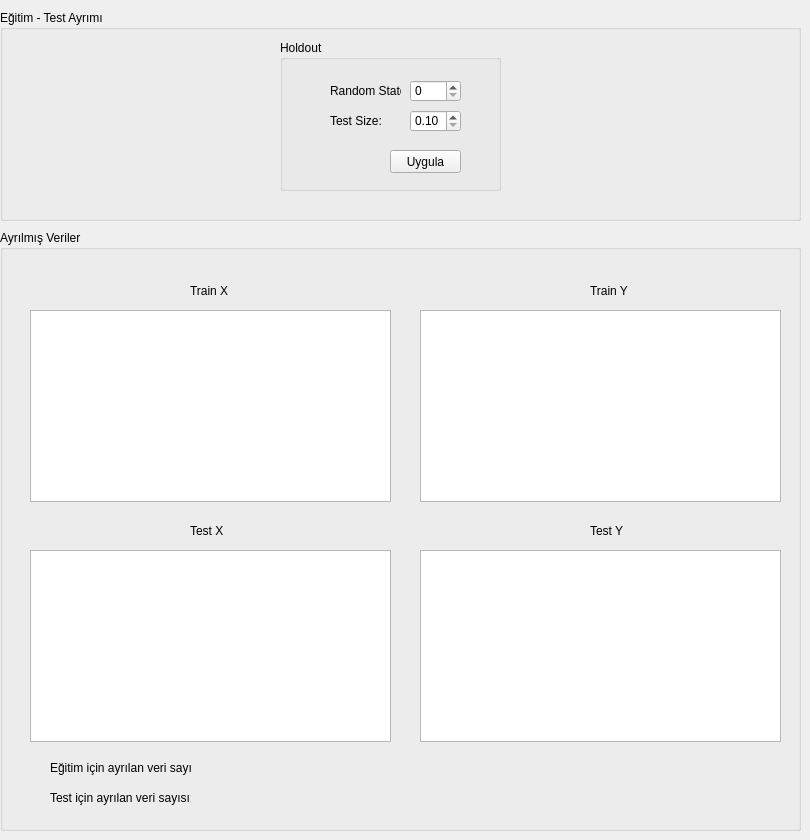
    <widget class="QWidget" name="tabTrainTestSplit">
     <attribute name="title">
      <string>Eğitim - Test Ayrımı</string>
     </attribute>
     <widget class="QGroupBox" name="groupBoxTrainTestSplit">
      <property name="geometry">
       <rect>
        <x>0</x>
        <y>10</y>
        <width>801</width>
        <height>211</height>
       </rect>
      </property>
      <property name="title">
       <string>Eğitim - Test Ayrımı</string>
      </property>
      <widget class="QGroupBox" name="groupBoxHoldout">
       <property name="geometry">
        <rect>
         <x>280</x>
         <y>30</y>
         <width>221</width>
         <height>151</height>
        </rect>
       </property>
       <property name="title">
        <string>Holdout</string>
       </property>
       <widget class="QLabel" name="label_4">
        <property name="geometry">
         <rect>
          <x>50</x>
          <y>40</y>
          <width>71</width>
          <height>21</height>
         </rect>
        </property>
        <property name="text">
         <string>Random State:</string>
        </property>
       </widget>
       <widget class="QLabel" name="label_5">
        <property name="geometry">
         <rect>
          <x>50</x>
          <y>70</y>
          <width>71</width>
          <height>21</height>
         </rect>
        </property>
        <property name="text">
         <string>Test Size:</string>
        </property>
       </widget>
       <widget class="QSpinBox" name="spinBoxRandomState">
        <property name="geometry">
         <rect>
          <x>130</x>
          <y>40</y>
          <width>51</width>
          <height>22</height>
         </rect>
        </property>
       </widget>
       <widget class="QDoubleSpinBox" name="doubleSpinBoxTestSize">
        <property name="geometry">
         <rect>
          <x>130</x>
          <y>70</y>
          <width>51</width>
          <height>22</height>
         </rect>
        </property>
        <property name="minimum">
         <double>0.100000000000000</double>
        </property>
        <property name="maximum">
         <double>1.000000000000000</double>
        </property>
        <property name="singleStep">
         <double>0.100000000000000</double>
        </property>
       </widget>
       <widget class="QPushButton" name="pushButtonAppyHoldout">
        <property name="geometry">
         <rect>
          <x>110</x>
          <y>110</y>
          <width>71</width>
          <height>23</height>
         </rect>
        </property>
        <property name="text">
         <string>Uygula</string>
        </property>
       </widget>
      </widget>
     </widget>
     <widget class="QGroupBox" name="groupBoxSplittedData">
      <property name="geometry">
       <rect>
        <x>0</x>
        <y>230</y>
        <width>801</width>
        <height>601</height>
       </rect>
      </property>
      <property name="title">
       <string>Ayrılmış Veriler</string>
      </property>
      <widget class="QTableWidget" name="tableWidgetTrainX">
       <property name="geometry">
        <rect>
         <x>30</x>
         <y>80</y>
         <width>361</width>
         <height>192</height>
        </rect>
       </property>
      </widget>
      <widget class="QTableWidget" name="tableWidgetTrainY">
       <property name="geometry">
        <rect>
         <x>420</x>
         <y>80</y>
         <width>361</width>
         <height>192</height>
        </rect>
       </property>
      </widget>
      <widget class="QTableWidget" name="tableWidgetTestX">
       <property name="geometry">
        <rect>
         <x>30</x>
         <y>320</y>
         <width>361</width>
         <height>192</height>
        </rect>
       </property>
      </widget>
      <widget class="QTableWidget" name="tableWidgetTestY">
       <property name="geometry">
        <rect>
         <x>420</x>
         <y>320</y>
         <width>361</width>
         <height>192</height>
        </rect>
       </property>
      </widget>
      <widget class="QLabel" name="label_7">
       <property name="geometry">
        <rect>
         <x>190</x>
         <y>50</y>
         <width>47</width>
         <height>21</height>
        </rect>
       </property>
       <property name="text">
        <string>Train X</string>
       </property>
      </widget>
      <widget class="QLabel" name="label_8">
       <property name="geometry">
        <rect>
         <x>590</x>
         <y>50</y>
         <width>47</width>
         <height>21</height>
        </rect>
       </property>
       <property name="text">
        <string>Train Y</string>
       </property>
      </widget>
      <widget class="QLabel" name="label_9">
       <property name="geometry">
        <rect>
         <x>190</x>
         <y>290</y>
         <width>47</width>
         <height>21</height>
        </rect>
       </property>
       <property name="text">
        <string>Test X</string>
       </property>
      </widget>
      <widget class="QLabel" name="label_10">
       <property name="geometry">
        <rect>
         <x>590</x>
         <y>290</y>
         <width>47</width>
         <height>21</height>
        </rect>
       </property>
       <property name="text">
        <string>Test Y</string>
       </property>
      </widget>
      <widget class="QLabel" name="label_11">
       <property name="geometry">
        <rect>
         <x>50</x>
         <y>530</y>
         <width>141</width>
         <height>16</height>
        </rect>
       </property>
       <property name="text">
        <string>Eğitim için ayrılan veri sayısı: </string>
       </property>
      </widget>
      <widget class="QLabel" name="label_12">
       <property name="geometry">
        <rect>
         <x>50</x>
         <y>560</y>
         <width>141</width>
         <height>16</height>
        </rect>
       </property>
       <property name="text">
        <string>Test için ayrılan veri sayısı:</string>
       </property>
      </widget>
      <widget class="QLabel" name="labelTrainDataCount">
       <property name="geometry">
        <rect>
         <x>200</x>
         <y>530</y>
         <width>71</width>
         <height>16</height>
        </rect>
       </property>
       <property name="text">
        <string/>
       </property>
      </widget>
      <widget class="QLabel" name="labelTestDataCount">
       <property name="geometry">
        <rect>
         <x>200</x>
         <y>560</y>
         <width>71</width>
         <height>16</height>
        </rect>
       </property>
       <property name="text">
        <string/>
       </property>
      </widget>
     </widget>
    </widget>
